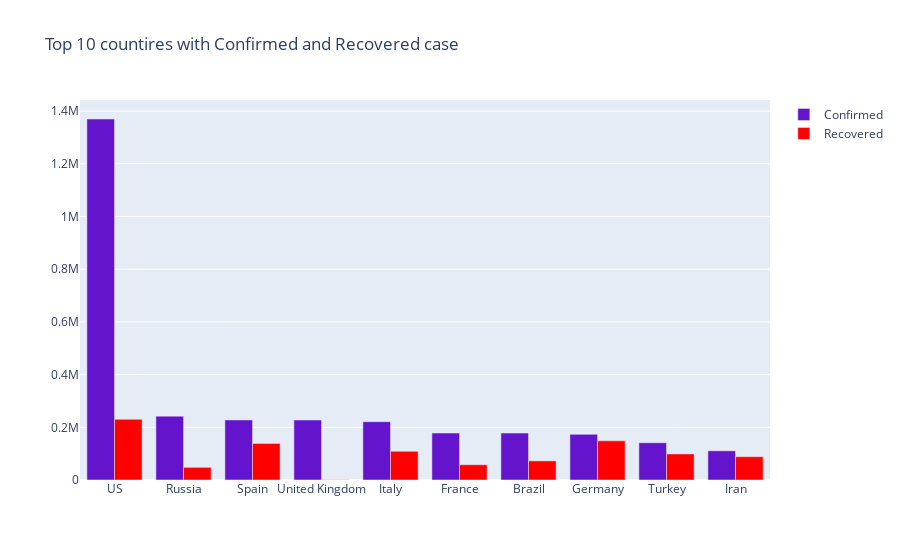

Notebook cell for this chart:
### Markdown cell above
# Confirmed vs recovered

### Code cell
# confirmed and recovred cases

top_country = country_df.head(10)
top_country_name = list(top_country['Country'].values)

fig = go.Figure(data=[
    go.Bar(name='Confirmed',marker_color='rgb(100,20,205)', x=top_country_name, y=list(top_country['Confirmed'])),
    go.Bar(name='Recovered', marker_color='red',x=top_country_name, y=list(top_country['Recovered'])),
])

# Change the bar mode
fig.update_layout(barmode='group', height=600, title_text="Top 10 countires with Confirmed and Recovered case")
fig.show()

### Figure 1 — Plotly figure (JSON) as saved in the notebook; plotly's stock layout.template omitted (floating-point values rounded to 4 significant figures)
{"data": [{"marker": {"color": "rgb(100,20,205)"}, "name": "Confirmed", "type": "bar", "x": ["US", "Russia", "Spain", "United Kingdom", "Italy", "France", "Brazil", "Germany", "Turkey", "Iran"], "y": [1370016, 242271, 228030, 227741, 221216, 178349, 178214, 173274, 141475, 110767]}, {"marker": {"color": "red"}, "name": "Recovered", "type": "bar", "x": ["US", "Russia", "Spain", "United Kingdom", "Italy", "France", "Brazil", "Germany", "Turkey", "Iran"], "y": [230287, 48003, 138980, 1025, 109039, 57898, 72597, 148700, 98889, 88357]}], "layout": {"autosize": true, "barmode": "group", "title": {"text": "Top 10 countires with Confirmed and Recovered case"}, "xaxis": {"autorange": true, "range": [-0.5, 9.5], "type": "category"}, "yaxis": {"autorange": true, "range": [0, 1442000.0], "type": "linear"}}}
